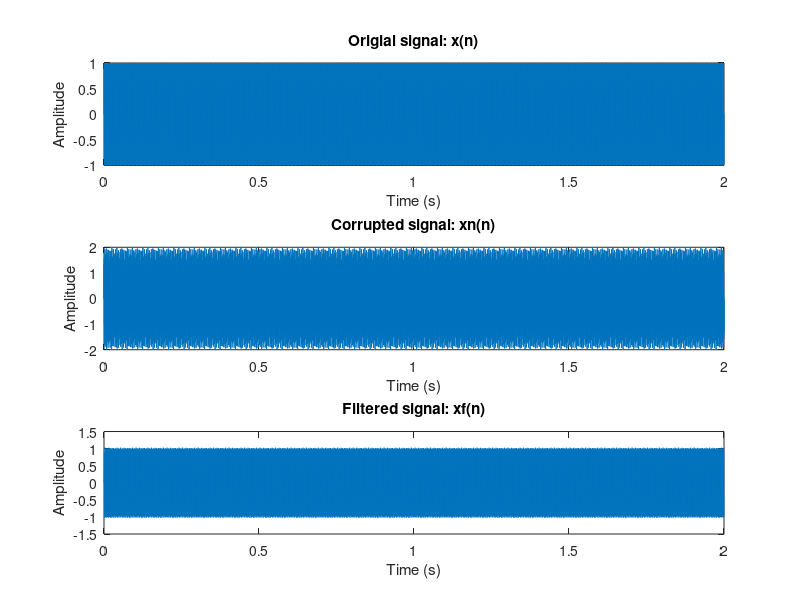

MATLAB code to generate this figure:
clc; clear all; close all;

fs = 8000;
ts = 1/fs;

nTs = 0:ts:2;

x_t = sin(2*pi*440*nTs);

x_t_n = x_t + sin(2*pi*1500*nTs);

Wn = 800/(fs/2);

[z, p] = butter(5, Wn, 'low');

x_t_f = filter(z, p, x_t_n);

subplot(3,1,1);
plot(nTs, x_t);
title('Origial signal: x(n)');
xlabel('Time (s)');
ylabel('Amplitude');

subplot(3,1,2);
plot(nTs, x_t_n);
title('Corrupted signal: xn(n)');
xlabel('Time (s)');
ylabel('Amplitude');

subplot(3,1,3);
plot(nTs, x_t_f);
title('Filtered signal: xf(n)');
xlabel('Time (s)');
ylabel('Amplitude');